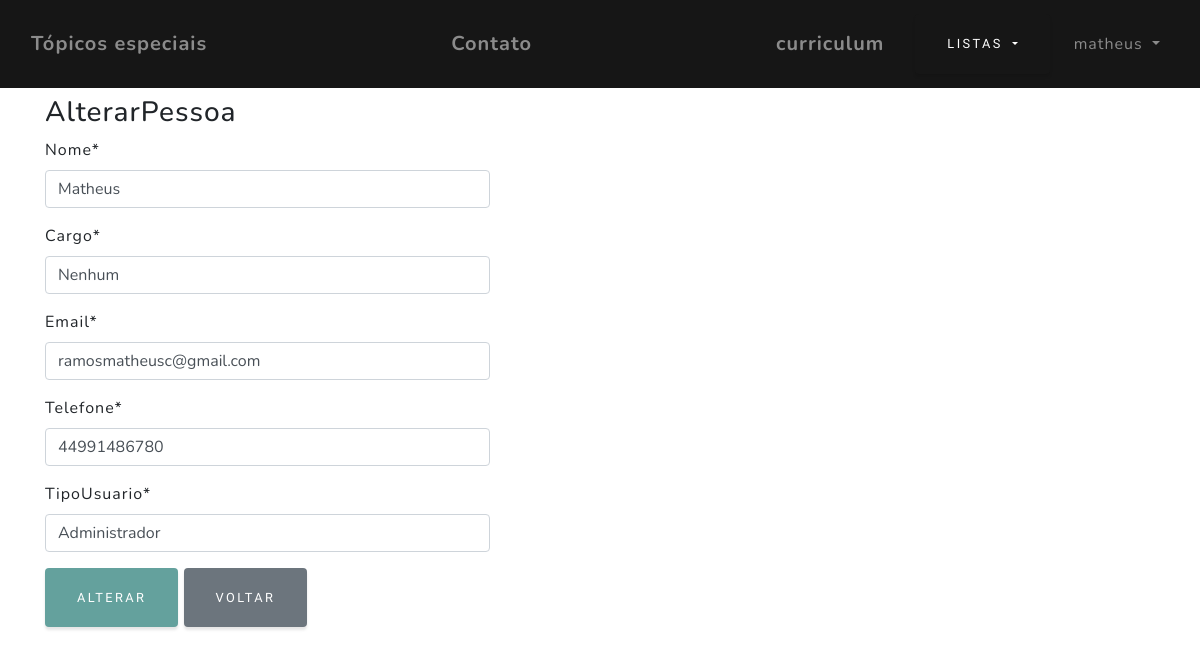
Page /alterar/pessoa/1/ (signed in) on the committed database.
### adocao/models.py (models this page shows, shortened)
class Pessoa(models.Model):
    nome = models.CharField(max_length=50)
    cargo = models.CharField(max_length=100)
    email = models.CharField(max_length=50)
    telefone = models.CharField(max_length=100)
    tipoUsuario = models.CharField(max_length=100)

### adocao/views.py (the view)
# urls.py: path('alterar/pessoa/<int:pk>/', PessoaCreateUpdate.as_view(), name="alterar-pessoa"),
class PessoaCreateUpdate(LoginRequiredMixin, UpdateView):
    model = Pessoa
    template_name = "adocao/formulario.html"
    success_url = reverse_lazy("listar-pessoa")
    fields = ['nome', 'cargo', 'email', 'telefone', 'tipoUsuario']
    def get_context_data(self, *args, **kwargs):
        context = super(PessoaCreateUpdate, self).get_context_data(
            *args, **kwargs)
        context['titulo'] = "AlterarPessoa"
        context['botao'] = "Alterar"
        context['classeBotao'] = "btn-primary"
        return context

### adocao/templates/adocao/formulario.html (shortened to what this page needs)
{% extends 'adocao/base.html' %}
{% load static %}
{% load crispy_forms_tags %}
{% block conteudo %}
<div class="container py-5">
    <div class="row mt-5">
        <div class="col-lg">
            <h3>{{ titulo }}</h3>
        </div>
    </div>
    <div class="row">
        <div class="col-lg-5">
            <form method="post">
                {{ form|crispy }}
                <button type="submit" class="btn {{ classeBotao }}">
                    {{ botao }}
                </button>
                <a href="{% url 'index' %}" class="btn btn-secondary">
                    Voltar
                </a>
            </form>
        </div>
    </div>
</div>
{% endblock %}

### adocao/templates/adocao/base.html (shortened to what this page needs)
{% load static %}
<!DOCTYPE html>
<html lang="en">
<head>
  <link href="{% static 'vendor/bootstrap/css/bootstrap.min.css' %}" rel="stylesheet">
  <link href="{% static 'vendor/fontawesome-free/css/all.min.css' %}" rel="stylesheet">
  <link href="{% static '/css/grayscale.css' %}" rel="stylesheet">
</head>
<body id="page-top">
  {% block navbar %}
  <nav class="navbar navbar-expand-lg navbar-black fixed-top" id="mainNav">
    <div class="container">
      <a class="navbar-brand js-scroll-trigger" href="{% url 'index' %}">Tópicos especiais</a>
      <a class="navbar-brand js-scroll-trigger" href="{% url 'contato' %}">Contato</a>
      <a class="navbar-brand js-scroll-trigger" href="{% url 'curriculum' %}">curriculum</a>
    </div>
    <div class="dropdown">
      <a class="btn btn-secondary dropdown-toggle btncolor" href="#" role="button" id="dropdownMenuLink"
        data-toggle="dropdown" aria-haspopup="true" aria-expanded="false">
        Listas
      </a>
    </div>
    <ul class="navbar-nav ml-auto">
      {% if request.user.is_authenticated %}
      <li class="nav-item dropdown">
        <a class="nav-link dropdown-toggle" href="#" id="navbarDropdown" role="button" data-toggle="dropdown"
          aria-haspopup="true" aria-expanded="false">
          {{ request.user.username }}
        </a>
      </li>
      {% endif %}
    </ul>
  </nav>
  {% endblock %}
  {% block conteudo %}{% endblock %}
</body>
</html>

### static/css/grayscale.css (style rules this page uses)
#mainNav { min-height: 56px; background-color: #fff; background: #161616 !important; }
.btncolor { background: #161616 !important; }
#mainNav .navbar-brand { color: #161616; font-weight: 700; padding: .9rem 0; }
@media (min-width: 992px) { #mainNav { padding-top: 0; padding-bottom: 0; border-bottom: none; background-color: transparent; -webkit-transition: background-color 0.3s ease-in-out; transition: background-color 0.3s ease-in-out; } }
@media (min-width: 992px) { #mainNav .navbar-brand { padding: .5rem 0; color: rgba(255, 255, 255, 0.5); } }
@media (min-width: 992px) { #mainNav .nav-link { -webkit-transition: none; transition: none; padding: 2rem 1.5rem; color: rgba(255, 255, 255, 0.5); } }
.btn { -webkit-box-shadow: 0 0.1875rem 0.1875rem 0 rgba(0, 0, 0, 0.1) !important; box-shadow: 0 0.1875rem 0.1875rem 0 rgba(0, 0, 0, 0.1) !important; padding: 1.25rem 2rem; font-family: 'Varela Round'; font-size: 80%; text-transform: uppercase; letter-spacing: .15rem; border: 0; }
.btn-primary { background-color: #64a19d; }
body { font-family: 'Nunito'; letter-spacing: 0.0625em; }
a { color: #64a19d; }

### rows in the picture
Pessoa: nome "Matheus", cargo "Nenhum", email "ramosmatheusc@gmail.com", telefone "44991486780", tipoUsuario "Administrador"

### other values in the picture
{{ request.user.username }} "matheus"
{{ titulo }} "AlterarPessoa"
{{ botao }} "ALTERAR"
